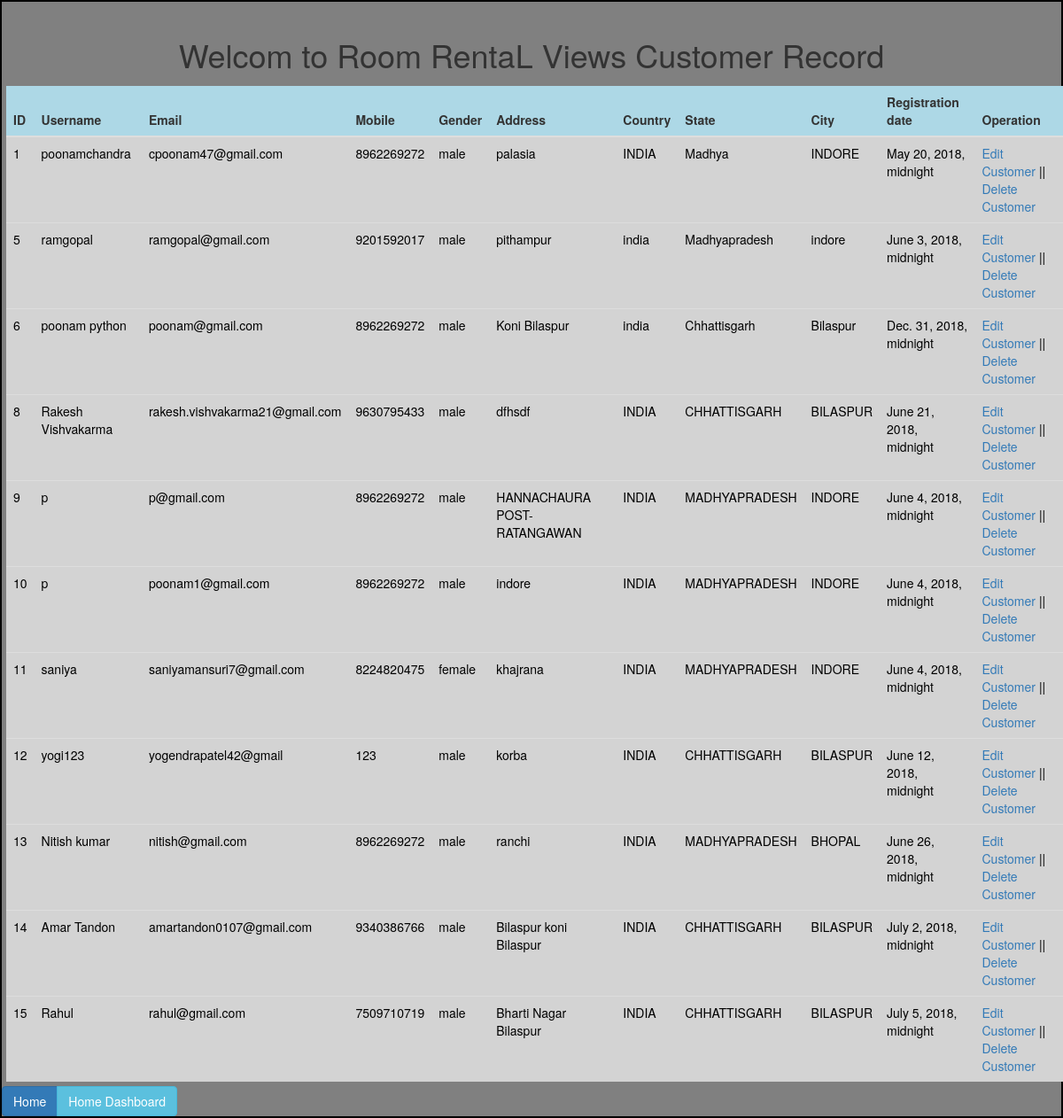
/myrmapp/viewcustomer/ (signed in), run on the app's committed database.
### myrmapp/models.py (models this page shows, shortened)
class Customer(models.Model):
    username = models.CharField(max_length=100)
    email=models.EmailField(max_length=100)
    password = models.CharField(max_length=100)
    mobile=models.CharField(max_length=100)
    gender=models.CharField(max_length=100)
    address=models.CharField(max_length=100)
    country=models.CharField(max_length=100)
    state=models.CharField(max_length=100)
    city=models.CharField(max_length=100)
    reg_date = models.DateTimeField('reg date')

### myrmapp/views.py (the view)
# urls.py: path('viewcustomer/', views.viewcustomer, name='viewcustomer'),
def viewcustomer(request) :
   if request.session.has_key('sid'):
     s=request.session['sid']
     flist = Customer.objects.all()
     context = {'f': flist}
   return render(request,'myrmapp/viewcustomer.html',context)

### myrmapp/templates/myrmapp/viewcustomer.html (shortened to what this page needs)
<!DOCTYPE html>
<html>
	<head>
		{% load staticfiles %}
		<link rel="stylesheet" type="text/css" href="{% static  '/myrmapp/style.css/' %} ">
		<link href="{% static '/myrmapp/css/bootstrap.css' %}" rel="stylesheet" type="text/css" media="all" />
		<link rel="stylesheet" href="{% static '/animation/css/animate.css' %}">
		<link rel="stylesheet" href="https://maxcdn.bootstrapcdn.com/bootstrap/3.3.7/css/bootstrap.min.css">
	</head>
	<body style="background-color: gray; border: 2px solid black;">
		<div class="container-flued">
			<div class="row" >
				<div class="col-sm-12 col-md-12">
					<br>
					<h1 align="center">Welcom to Room RentaL Views Customer Record</h1>
				</div>
			</div>
			<div class="row" >
				<div class="col-sm-12 col-md-12 col- " >
					<table class="table table-hover wow wobble  " style="margin: 5px; padding:5px;">
					    <thead style="background-color: lightblue; " class="wow tada">
								<tr>
									<th>ID</th>
									<th>Username</th>
									<th>Email</th>
									<th>Mobile</th>
									<th>Gender</th>
									<th>Address</th>
									<th>Country</th>
									<th>State</th>
									<th>City</th>
									<th>Registration date</th>
									<th>Operation</th>
								</tr>
					    </thead>
					    <tbody style="background-color: lightgray; color: black;" class="wow jello">
		      				{% if f %}
							    {% for q in f %}
								    <tr> <td>{{ q.id }}</td>
								    	<td>{{ q.username }}</td>
								      	<td>{{ q.email }}</td>
								        <td>{{ q.mobile }}</td>
								        <td>{{ q.gender }}</td>
								        <td>{{ q.address }}</td>
								        <td>{{ q.country }}</td>
								        <td>{{ q.state }}</td>
								        <td>{{ q.city }}</td>
								        <td>{{ q.reg_date }}</td>
								        <td><a href="/myrmapp/{{ q.id }}/editcus/">Edit Customer</a> || <a href="/myrmapp/{{ q.id }}/deletecus/">Delete Customer</a></td>
								    </tr>
							    	{% endfor %}
								{% else %}
							    <p>No Customer profile are available.</p>
								{% endif %}
						</tbody>
		 			 </table>
			<div class="btn-group btn-group-md">
			    <button type="button" class="btn btn-primary"><a href="/myrmapp/" style="text-decoration: none; color: white;"> Home</a></button>
			    <button type="button" class="btn btn-info"><a href="/myrmapp/ownerdash/" style="text-decoration: none;color: white;">Home Dashboard</a></button>
			</div>
				</div>
			</div>
		</div>
	</body>
</html>

### data on the page
Customer: id "1", username "poonamchandra", email "cpoonam47@gmail.com", mobile "8962269272", gender "male", address "palasia", country "INDIA", state "Madhya", city "INDORE", reg_date "May 20, 2018, midnight"
Customer: id "5", username "ramgopal", email "ramgopal@gmail.com", mobile "9201592017", gender "male", address "pithampur", country "india", state "Madhyapradesh", city "indore", reg_date "June 3, 2018, midnight"
Customer: id "6", username "poonam python", email "poonam@gmail.com", mobile "8962269272", gender "male", address "Koni Bilaspur", country "india", state "Chhattisgarh", city "Bilaspur", reg_date "Dec. 31, 2018, midnight"
Customer: id "8", username "Rakesh Vishvakarma", email "rakesh.vishvakarma21@gmail.com", mobile "9630795433", gender "male", address "dfhsdf", country "INDIA", state "CHHATTISGARH", city "BILASPUR", reg_date "June 21, 2018, midnight"
Customer: id "9", username "p", email "p@gmail.com", mobile "8962269272", gender "male", address "HANNACHAURA POST-RATANGAWAN", country "INDIA", state "MADHYAPRADESH", city "INDORE", reg_date "June 4, 2018, midnight"
Customer: id "10", username "p", email "poonam1@gmail.com", mobile "8962269272", gender "male", address "indore", country "INDIA", state "MADHYAPRADESH", city "INDORE", reg_date "June 4, 2018, midnight"
Customer: id "11", username "saniya", email "saniyamansuri7@gmail.com", mobile "8224820475", gender "female", address "khajrana", country "INDIA", state "MADHYAPRADESH", city "INDORE", reg_date "June 4, 2018, midnight"
Customer: id "12", username "yogi123", email "yogendrapatel42@gmail", mobile "123", gender "male", address "korba", country "INDIA", state "CHHATTISGARH", city "BILASPUR", reg_date "June 12, 2018, midnight"
Customer: id "13", username "Nitish kumar", email "nitish@gmail.com", mobile "8962269272", gender "male", address "ranchi", country "INDIA", state "MADHYAPRADESH", city "BHOPAL", reg_date "June 26, 2018, midnight"
Customer: id "14", username "Amar Tandon", email "amartandon0107@gmail.com", mobile "9340386766", gender "male", address "Bilaspur koni Bilaspur", country "INDIA", state "CHHATTISGARH", city "BILASPUR", reg_date "July 2, 2018, midnight"
Customer: id "15", username "Rahul", email "rahul@gmail.com", mobile "7509710719", gender "male", address "Bharti Nagar Bilaspur", country "INDIA", state "CHHATTISGARH", city "BILASPUR", reg_date "July 5, 2018, midnight"
